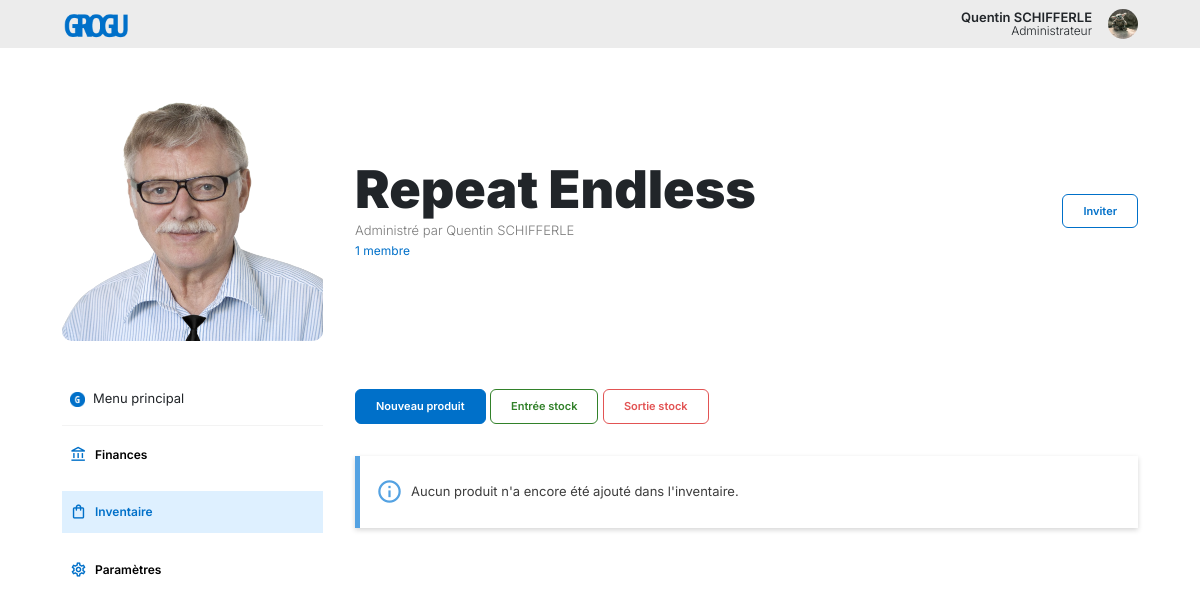
The app's page /index.php?page=BdG4x05lT0&ctrl=inventaire&action=afficher (signed in) with its own data.
### tables this page shows
CREATE TABLE IF NOT EXISTS `users` (
  `id` int(11) NOT NULL AUTO_INCREMENT,
  `name` varchar(255) NOT NULL,
  `first_name` varchar(255) NOT NULL,
  `mail` varchar(255) NOT NULL,
  `password` text NOT NULL,
  `profile_picture` varchar(255) NOT NULL,
  `date_registration` datetime NOT NULL,
  `confirmed` int(11) NOT NULL DEFAULT '0',
  `active` int(11) NOT NULL DEFAULT '1',
  PRIMARY KEY (`id`)
);

CREATE TABLE IF NOT EXISTS `ranks` (
  `id` int(11) NOT NULL AUTO_INCREMENT,
  `id_page` int(11) NOT NULL,
  `id_user` int(11) NOT NULL,
  `label` varchar(255) NOT NULL,
  `finances` int(11) NOT NULL DEFAULT '0',
  `inventory` int(11) NOT NULL DEFAULT '0',
  `settings` int(11) NOT NULL DEFAULT '0',
  PRIMARY KEY (`id`)
);

CREATE TABLE IF NOT EXISTS `pages` (
  `id` int(11) NOT NULL AUTO_INCREMENT,
  `id_creator` int(11) NOT NULL,
  `name` varchar(255) NOT NULL,
  `picture` varchar(255) NOT NULL DEFAULT 'assets/img/pages/default.jpg',
  `uuid` varchar(10) NOT NULL,
  `active` int(11) NOT NULL DEFAULT '1',
  PRIMARY KEY (`id`)
);

### model/pages.php (called while the page is built, shortened)
<?php
class Pages extends Model
{
    public static $_table = "pages";
    private $_id;
	private $_id_creator;
	private $_name;
	private $_picture;
	private $_uuid;
    public function id(){ return $this->_id; }
    public function id_creator(){ return $this->_id_creator; }
    public function name(){ return $this->_name; }
    public function picture(){ return $this->_picture; }
    public function uuid(){ return $this->_uuid; }
    public function set_id($id){ $this->_id = (int) $id; }
    public function set_id_creator($id_creator){ $this->_id_creator = $id_creator; }
    public function set_name($name){ $this->_name = $name; }
    public function set_picture($picture){ $this->_picture = $picture; }
    public function set_uuid($uuid){ $this->_uuid = $uuid; }
    public static function getByUuid($uuid)
    {
        $table = self::$_table;
		$s = self::$_db->prepare("SELECT * FROM $table WHERE uuid = :uuid");
		$s->bindValue(':uuid', $uuid, PDO::PARAM_STR);
		$s->execute();
		$data = $s->fetch(PDO::FETCH_ASSOC);
		if ($data)
			return new Pages($data['id'], $data['id_creator'], $data['name'], $data['picture'], $data['uuid'], $data['active']);
		else
			return null;
	}
}

### model/users.php (called while the page is built, shortened)
<?php
class Users extends Model
{
    public static $_table = "users";
    private $_id;
	private $_name;
	private $_first_name;
	private $_profile_picture;
    public function id(){ return $this->_id; }
	public function name(){ return $this->_name; }
	public function first_name(){ return $this->_first_name; }
	public function profile_picture(){ return $this->_profile_picture; }
    public function set_id($id){ $this->_id = (int) $id; }
	public function set_name($name){ $this->_name = $name; }
	public function set_first_name($first_name){ $this->_first_name = $first_name; }
	public function set_profile_picture($profile_picture){ $this->_profile_picture = $profile_picture; }
    public static function getById($id)
    {
        $table = self::$_table;
		$s = self::$_db->prepare("SELECT * FROM $table WHERE id = :id");
		$s->bindValue(':id', $id, PDO::PARAM_INT);
		$s->execute();
		$data = $s->fetch(PDO::FETCH_ASSOC);
		if ($data)
			return new Users($data['id'], $data['name'], $data['first_name'], $data['mail'], $data['password'], $data['profile_picture'], $data['date_registration'], $data['confirmed'], $data['active']);
		else
			return null;
	}
}

### model/ranks.php (called while the page is built, shortened)
<?php
class Ranks extends Model
{
    public static $_table = "ranks";
	private $_label;
	public function label(){ return $this->_label; }
	public function set_label($label){ $this->_label = $label; }
    public static function getByUserAndPage($id_user, $id_page)
    {
        $table = self::$_table;
		$s = self::$_db->prepare("SELECT * FROM $table WHERE id_user = :id_user AND id_page = :id_page");
		$s->bindValue(':id_user', $id_user, PDO::PARAM_INT);
		$s->bindValue(':id_page', $id_page, PDO::PARAM_INT);
		$s->execute();
		$data = $s->fetch(PDO::FETCH_ASSOC);
		if ($data)
			return new Ranks($data['id'], $data['id_page'], $data['id_user'], $data['label'], $data['finances'], $data['inventory'], $data['settings']);
		else
			return null;
	}
}

### controller/inventaire.inc.php (called while the page is built, shortened)
<?php
require_once('model/pages.php');
require_once('model/ranks.php');
class InventaireController
{
    public function get_afficher()
    {
        $page = Pages::getByUuid($_GET['page']);
        $rank = Ranks::getByUserAndPage($_SESSION['user'], $page->id());
        include 'view/inventaire/afficher.inc.php';
    }
}

### model/members.php (called while the page is built, shortened)
<?php
class Members extends Model
{
    public static $_table = "members";
	public static function countByPage($id_page)
    {
        $table = self::$_table;
        $s = self::$_db->prepare("SELECT COUNT(*) AS total FROM $table WHERE id_page = :id_page");
        $s->bindValue(':id_page', $id_page, PDO::PARAM_INT);
        $s->execute();
        $count = $s->fetch(PDO::FETCH_ASSOC);
        if ($count)
            return $count['total'];
        else
            return null;
    }
}

### index.php (the view, shortened to what this page needs)
<?php
require_once('config/connexion_sql.inc.php');
require_once('model/model.php');
require_once('model/users.php');
require_once('model/members.php');
require_once('model/pages.php');
require_once('model/ranks.php');
$content = null;
if (isset($_GET['ctrl']) && isset($_GET['action']))
{
    $canAccess = true;
    if ($canAccess)
    {
        $ctrl_file = 'controller/'.$_GET['ctrl'].'.inc.php';
        if (file_exists($ctrl_file))
        {
            $ctrl_class = ucfirst($_GET['ctrl']).'Controller';
            if (class_exists($ctrl_class))
            {
                $c = new $ctrl_class();
                $method = $_SERVER['REQUEST_METHOD'].'_'.$_GET['action'];
                if (method_exists($c, $method))
                {
                    if (strtolower($_SERVER['REQUEST_METHOD']) == 'get')
                    {
                        $c->$method();
                        $content = ob_get_clean();
                    }
                    else
                        $c->$method();
                }
            }
        }
    }
}
$isConnected = false;
if ($content != null)
{
    if (isset($_SESSION['user']))
    {
        $isConnected = true;
    }
}
if ($isConnected) :
    $u = Users::getById($_SESSION['user']);
    $p = null;
    if (isset($_GET['page']))
    {
        $p = Pages::getByUuid($_GET['page']);
        $r = Ranks::getByUserAndPage($_SESSION['user'], $p->id());
    }
    if (!isset($_GET['mode'])) :
?>
<!DOCTYPE html>
<html lang="en">
<head>
    <link rel="stylesheet" href="assets/css/bootstrap.css">
    <link rel="stylesheet" href="assets/css/main.css">
</head>
<body>
    <?php $link = ($p != null) ? 'index.php?page='.$p->uuid().'&ctrl=finances&action=afficher' : 'index.php?ctrl=pages&action=afficher'; ?>
    <nav class="navbar">
        <div class="container navbar__container">
            <a class="navbar-brand" href="<?= $link; ?>"><img src="assets/img/logo.png"></a>
            <div class="navbar__container-cta">
                <div class="username_container">
                    <div class="username"><?= $u->first_name().' '.$u->name(); ?></div>
                    <?php if ($p != null) : ?>
                        <div class="rang"><?= $r->label(); ?></div>
                    <?php endif; ?>
                </div>
                <div class="userimg__container dropdown">
                    <img src="<?= $u->profile_picture(); ?>" href="#" class="dropdown-toggle" role="button" id="user_menu" data-bs-toggle="dropdown" aria-expanded="false">
                </div>
            </div>
        </div>
    </nav>
    <?php if ($p != null) : ?>
    <div class="container app-container">
        <div class="header">
            <div class="header__left">
                <div class="groupimg__container">
                    <img src="<?= $p->picture(); ?>">
                </div>
            </div>
            <div class="header__right">
                <div class="infos">
                    <div class="group-title"><?= $p->name(); ?></div>
                    <div class="group-owner">Administré par <?= Users::getById($p->id_creator())->first_name().' '.Users::getById($p->id_creator())->name(); ?></div>
                    <div class="group-members"><a href="#" data-bs-toggle="modal" data-bs-target="#modal_membres"><?= Members::countByPage($p->id()); ?> membre<?php if (Members::countByPage($p->id()) > 1) : ?>s<?php endif; ?></a></div>
                </div>
                <?php if ($p->id_creator() == $u->id()) : ?>
                <div class="cta">
                    <button class="btn btn-outline-primary" data-bs-toggle="modal" data-bs-target="#modal_invitation">Inviter</button>
                </div>
                <?php endif; ?>
            </div>
        </div>
        <div class="content">
            <div class="content__left">
                <div class="content__left-title">
                    <img src="assets/img/favicon_blue.png">
                    <p class="title">Menu principal</p>
                </div>
                <ul class="nav flex-column main-nav">
                    <li class="nav-item">
                        <a class="nav-link <?php if (stripos($_SERVER['REQUEST_URI'], 'finances') !== false) : ?>active<?php endif; ?>" href="index.php?page=<?= $p->uuid(); ?>&ctrl=finances&action=afficher">
                            <span class="material-icons-outlined">account_balance</span>
                            Finances
                        </a>
                    </li>
                    <li class="nav-item">
                        <a class="nav-link <?php if (stripos($_SERVER['REQUEST_URI'], 'inventaire') !== false) : ?>active<?php endif; ?>" href="index.php?page=<?= $p->uuid(); ?>&ctrl=inventaire&action=afficher">
                            <span class="material-icons-outlined">shopping_bag</span>
                            Inventaire
                        </a>
                    </li>
                    <li class="nav-item">
                        <a class="nav-link <?php if (stripos($_SERVER['REQUEST_URI'], 'parametres') !== false) : ?>active<?php endif; ?>" href="index.php?page=<?= $p->uuid(); ?>&ctrl=parametres&action=afficher">
                            <span class="material-icons-outlined">settings</span>
                            Paramètres
                        </a>
                    </li>
                </ul>
            </div>
            <div class="content__right">
                <div class="bloc-page">
                    <?= $content; ?>
                </div>
            </div>
        </div>
    </div>
    <?php else : ?>
        <div class="container app-container">
            <?= $content; ?>
        </div>
    <?php endif; ?>
</body>
</html>
<?php
    else :
        echo $content;
    endif;
else :
    header('Location: connexion.php');
    exit;
endif;

### assets/css/main.css (style rules this page uses)
* { --main_color: #0070c9; --border: #eeeeee; box-sizing: border-box; }
html, body { height: 100%; font-family: 'Inter', sans-serif; }
span.material-icons, span.material-icons-outlined { line-height: inherit; }
.btn { padding: 8px 20px !important; font-size: 11px !important; font-weight: 600; border-radius: 6px; }
.btn-outline-primary { border: 1px solid var(--main_color) !important; color: var(--main_color) !important; }
.navbar { background: #ececec !important; padding: 4px !important; }
.navbar__container { display: flex; align-items: center; justify-content: space-between; padding: 0 32px; }
.navbar__container-cta { display: flex; align-items: center; }
.username_container { margin-right: 16px; text-align: right; }
.username_container > * { line-height: 13px; }
.username { font-size: 13px; font-weight: 600; }
.rang { font-size: 12px; font-weight: 300; }
.userimg__container { position: relative; width: 30px; height: 30px; }
.userimg__container img { position: absolute; top: 0; left: 0; width: 100%; height: 100%; border-radius: 100%; object-fit: cover; }
.navbar .navbar-brand img { width: 70px; }
.app-container { padding: 32px; }
.header, .content { display: grid; grid-template-columns: 1fr 3fr; column-gap: 32px; }
.header { align-items: center; }
.header .header__left .groupimg__container { position: relative; width: 100%; height: 0; padding-bottom: 100%; }
.header .header__left .groupimg__container img { position: absolute; top: 0; left: 0; width: 100%; height: 100%; border-radius: 10px; object-fit: cover; }
.header .header__right { display: flex; align-items: center; justify-content: space-between; }
.header .header__right .group-title { font-size: 52px; font-weight: 900; line-height: 60px; }
.header .header__right .group-owner { font-size: 13px; line-height: 13px; color: #7a7a7a; }
.header .header__right .group-members a { font-size: 12px; text-decoration: none; color: var(--main_color); }
.content { margin-top: 32px; }
.content__left-title { border-bottom: 1px solid #f3f3f3; font-size: 13px; display: flex; align-items: center; padding: 16px 8px; }
.content__left-title img { width: 15px; margin-right: 8px; }
.content__left-title .title { margin: 0; }
.main-nav .nav-link { display: flex; font-size: 12px; padding: 8px; align-items: center; color: #000 !important; transition: color 0s !important; font-weight: 600; margin: 8px 0; }
.main-nav .nav-link.active { color: var(--main_color) !important; background: #def0ff; }
.main-nav .nav-link span.material-icons-outlined { margin-right: 8px; color: var(--main_color); font-size: 17px; }
.main-nav .nav-link.active span.material-icons-outlined { color: var(--main_color); }
.group-title { font-size: 13px; }
.group-owner { font-size: 12px; font-weight: 300; margin-top: 4px; }

### records on screen
users: first_name "Quentin", name "SCHIFFERLE", profile_picture (picture)
ranks: label "Administrateur"
pages: picture (picture), name "Repeat Endless", id_creator.active "Quentin", id_creator.active "SCHIFFERLE"

### other values on screen
Members::countByPage($p->id()) "1"
